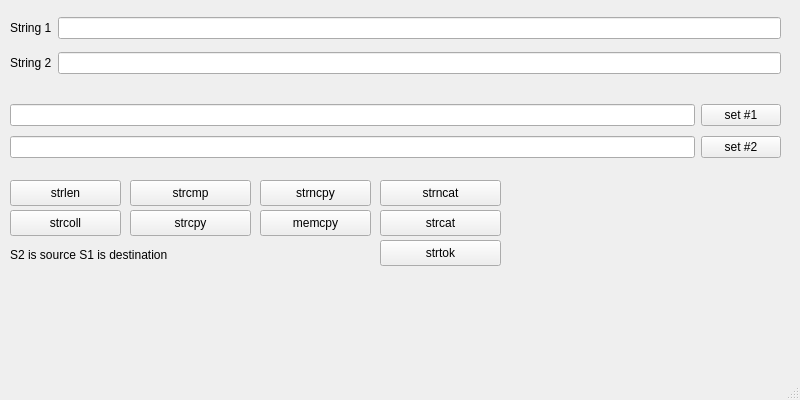
<?xml version="1.0" encoding="UTF-8"?>
<ui version="4.0">
 <class>MainWindow</class>
 <widget class="QMainWindow" name="MainWindow">
  <property name="geometry">
   <rect>
    <x>0</x>
    <y>0</y>
    <width>800</width>
    <height>400</height>
   </rect>
  </property>
  <property name="sizePolicy">
   <sizepolicy hsizetype="Fixed" vsizetype="Fixed">
    <horstretch>0</horstretch>
    <verstretch>0</verstretch>
   </sizepolicy>
  </property>
  <property name="minimumSize">
   <size>
    <width>800</width>
    <height>400</height>
   </size>
  </property>
  <property name="maximumSize">
   <size>
    <width>800</width>
    <height>400</height>
   </size>
  </property>
  <property name="windowTitle">
   <string>Task 2</string>
  </property>
  <widget class="QWidget" name="centralwidget">
   <widget class="QLabel" name="label_3">
    <property name="geometry">
     <rect>
      <x>10</x>
      <y>240</y>
      <width>611</width>
      <height>31</height>
     </rect>
    </property>
    <property name="text">
     <string>&lt;html&gt;&lt;head/&gt;&lt;body&gt;&lt;p&gt;S2 is source S1 is destination&lt;/p&gt;&lt;/body&gt;&lt;/html&gt;</string>
    </property>
   </widget>
   <widget class="QWidget" name="layoutWidget">
    <property name="geometry">
     <rect>
      <x>10</x>
      <y>10</y>
      <width>771</width>
      <height>71</height>
     </rect>
    </property>
    <layout class="QVBoxLayout" name="verticalLayout">
     <item>
      <layout class="QHBoxLayout" name="horizontalLayout">
       <item>
        <widget class="QLabel" name="label">
         <property name="text">
          <string>String 1</string>
         </property>
        </widget>
       </item>
       <item>
        <widget class="QLineEdit" name="lineEdit">
         <property name="readOnly">
          <bool>true</bool>
         </property>
        </widget>
       </item>
      </layout>
     </item>
     <item>
      <layout class="QHBoxLayout" name="horizontalLayout_2">
       <item>
        <widget class="QLabel" name="label_2">
         <property name="text">
          <string>String 2</string>
         </property>
        </widget>
       </item>
       <item>
        <widget class="QLineEdit" name="lineEdit_2">
         <property name="readOnly">
          <bool>true</bool>
         </property>
        </widget>
       </item>
      </layout>
     </item>
    </layout>
   </widget>
   <widget class="QWidget" name="layoutWidget">
    <property name="geometry">
     <rect>
      <x>10</x>
      <y>100</y>
      <width>771</width>
      <height>64</height>
     </rect>
    </property>
    <layout class="QVBoxLayout" name="verticalLayout_2">
     <item>
      <layout class="QHBoxLayout" name="horizontalLayout_3">
       <item>
        <widget class="QLineEdit" name="lineEdit_3"/>
       </item>
       <item>
        <widget class="QPushButton" name="pushButton_set1">
         <property name="sizePolicy">
          <sizepolicy hsizetype="Fixed" vsizetype="Fixed">
           <horstretch>0</horstretch>
           <verstretch>0</verstretch>
          </sizepolicy>
         </property>
         <property name="text">
          <string>set #1</string>
         </property>
        </widget>
       </item>
      </layout>
     </item>
     <item>
      <layout class="QHBoxLayout" name="horizontalLayout_4">
       <item>
        <widget class="QLineEdit" name="lineEdit_4"/>
       </item>
       <item>
        <widget class="QPushButton" name="pushButton_set2">
         <property name="sizePolicy">
          <sizepolicy hsizetype="Fixed" vsizetype="Fixed">
           <horstretch>0</horstretch>
           <verstretch>0</verstretch>
          </sizepolicy>
         </property>
         <property name="text">
          <string>set #2</string>
         </property>
        </widget>
       </item>
      </layout>
     </item>
    </layout>
   </widget>
   <widget class="QPushButton" name="pushButton_memcpy">
    <property name="geometry">
     <rect>
      <x>260</x>
      <y>210</y>
      <width>111</width>
      <height>26</height>
     </rect>
    </property>
    <property name="text">
     <string>memcpy</string>
    </property>
   </widget>
   <widget class="QPushButton" name="pushButton_strtok">
    <property name="geometry">
     <rect>
      <x>380</x>
      <y>240</y>
      <width>121</width>
      <height>26</height>
     </rect>
    </property>
    <property name="text">
     <string>strtok</string>
    </property>
   </widget>
   <widget class="QPushButton" name="pushButton_strcpy">
    <property name="geometry">
     <rect>
      <x>130</x>
      <y>210</y>
      <width>121</width>
      <height>26</height>
     </rect>
    </property>
    <property name="text">
     <string>strcpy</string>
    </property>
   </widget>
   <widget class="QPushButton" name="pushButton_strncpy">
    <property name="geometry">
     <rect>
      <x>260</x>
      <y>180</y>
      <width>111</width>
      <height>26</height>
     </rect>
    </property>
    <property name="text">
     <string>strncpy</string>
    </property>
   </widget>
   <widget class="QPushButton" name="pushButton_strcmp">
    <property name="geometry">
     <rect>
      <x>130</x>
      <y>180</y>
      <width>121</width>
      <height>26</height>
     </rect>
    </property>
    <property name="text">
     <string>strcmp</string>
    </property>
   </widget>
   <widget class="QPushButton" name="pushButton_strncat">
    <property name="geometry">
     <rect>
      <x>380</x>
      <y>180</y>
      <width>121</width>
      <height>26</height>
     </rect>
    </property>
    <property name="text">
     <string>strncat</string>
    </property>
   </widget>
   <widget class="QPushButton" name="pushButton_strcoll">
    <property name="geometry">
     <rect>
      <x>10</x>
      <y>210</y>
      <width>111</width>
      <height>26</height>
     </rect>
    </property>
    <property name="text">
     <string>strcoll</string>
    </property>
   </widget>
   <widget class="QPushButton" name="pushButton_strlen">
    <property name="geometry">
     <rect>
      <x>10</x>
      <y>180</y>
      <width>111</width>
      <height>26</height>
     </rect>
    </property>
    <property name="text">
     <string>strlen</string>
    </property>
   </widget>
   <widget class="QPushButton" name="pushButton_strcat">
    <property name="geometry">
     <rect>
      <x>380</x>
      <y>210</y>
      <width>121</width>
      <height>26</height>
     </rect>
    </property>
    <property name="text">
     <string>strcat</string>
    </property>
   </widget>
  </widget>
  <widget class="QMenuBar" name="menubar">
   <property name="geometry">
    <rect>
     <x>0</x>
     <y>0</y>
     <width>800</width>
     <height>23</height>
    </rect>
   </property>
  </widget>
  <widget class="QStatusBar" name="statusbar"/>
 </widget>
 <resources/>
 <connections/>
</ui>
